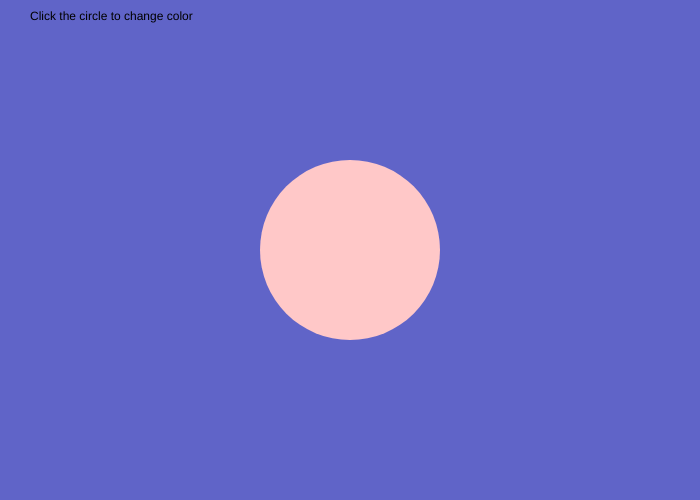
Frame 1 (no input)
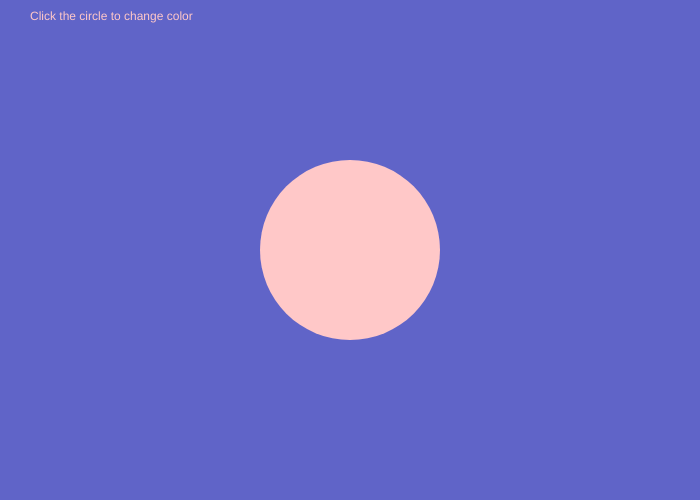
Frame 60 (no input)
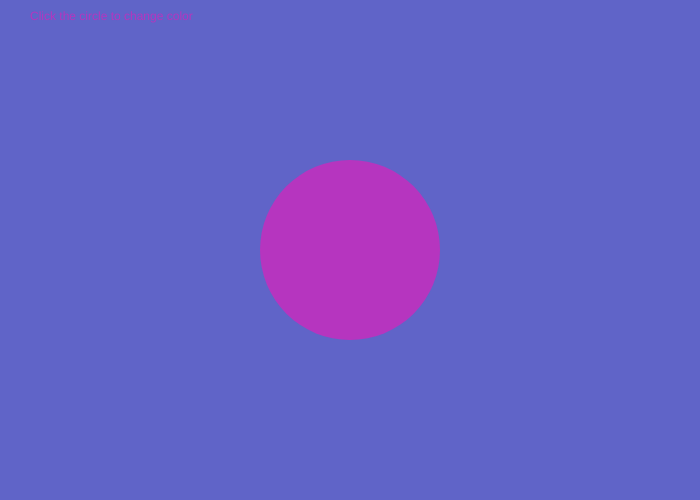
Frame 120 (the mouse pressed at the canvas centre since frame 60)

The p5.js sketch that drew these frames (run headless with seeded random() and noise() and a simulated clock; from frame 60 on, the mouse is pressed at the canvas centre):

// p5.js sketch
// ── sketch.js
let shapeColor;

function setup() {
  createCanvas(700, 500);
  
  shapeColor = color(255,200,200);
}

function draw() {
  background(96, 100, 200)
  text("Click the circle to change color", 30, 20)
  noStroke();
  fill(shapeColor);
  ellipse(width/2, height/2, 180,180);
  
}

function mousePressed(){
  shapeColor = color(random(255), random(255), random(255) );
}
